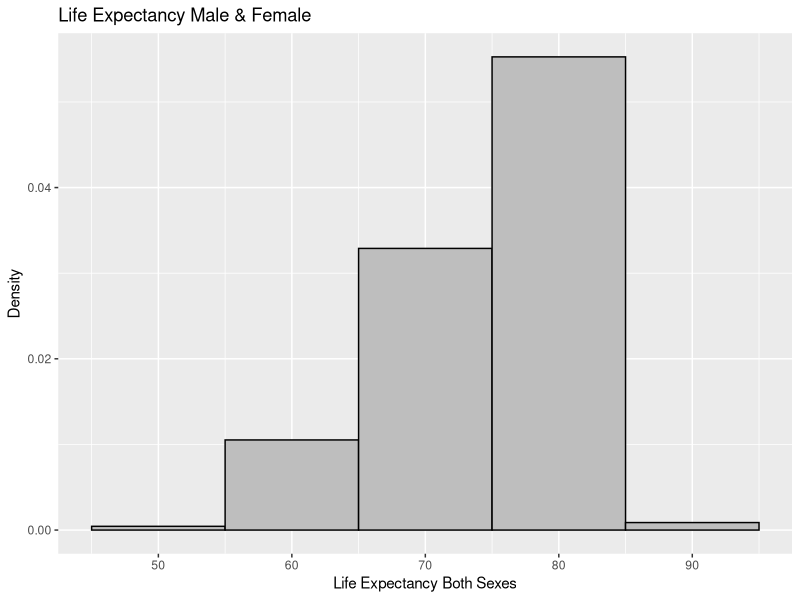
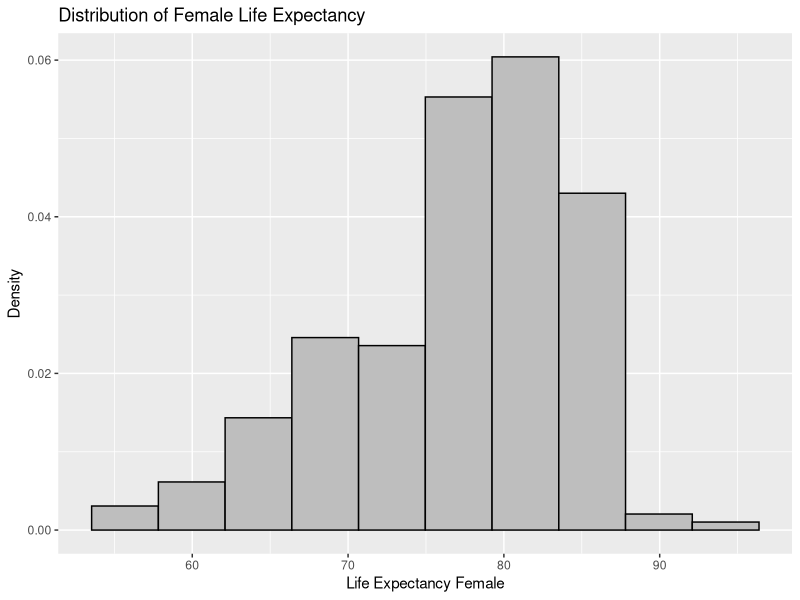
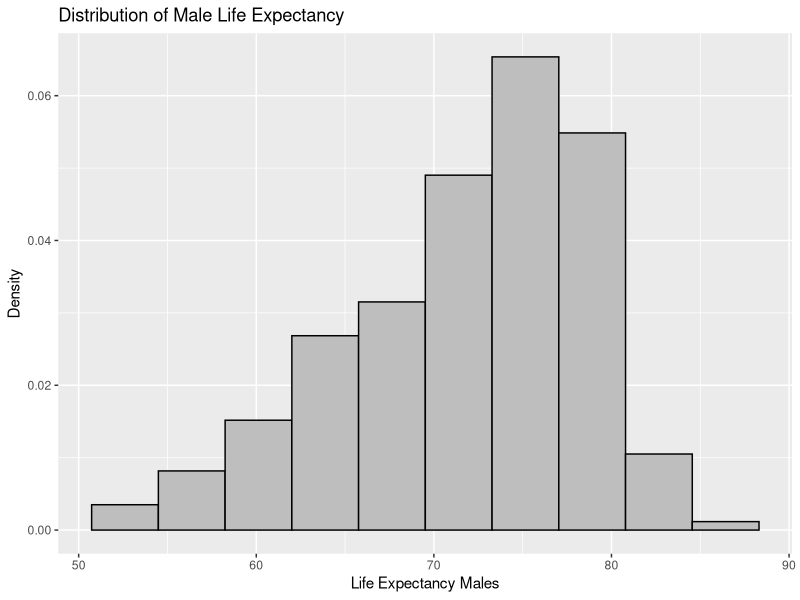
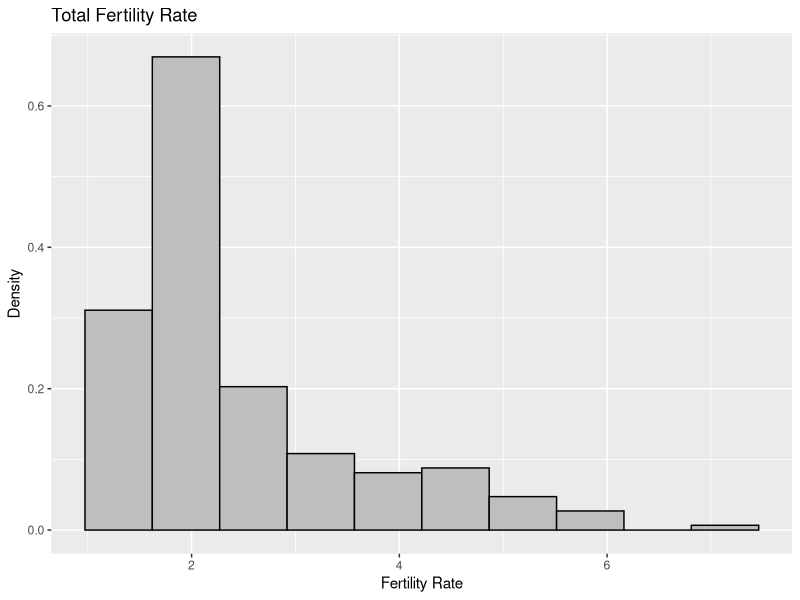
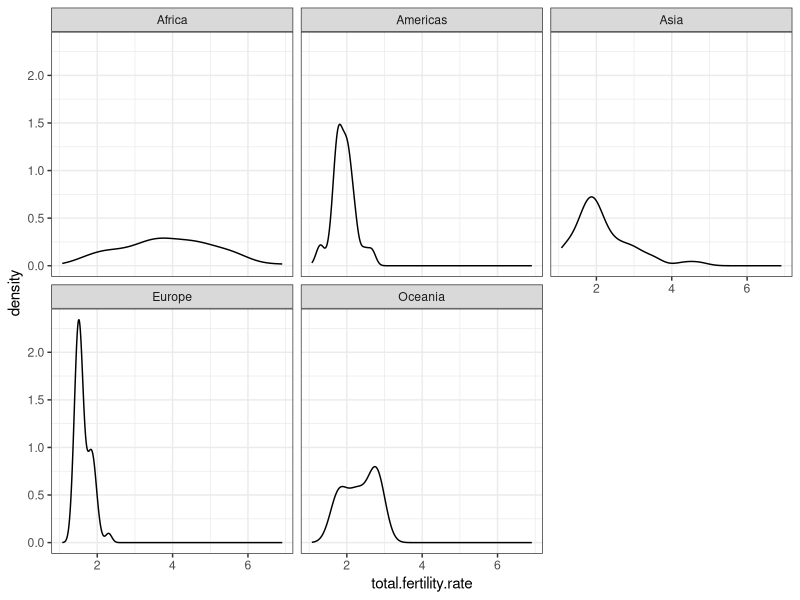
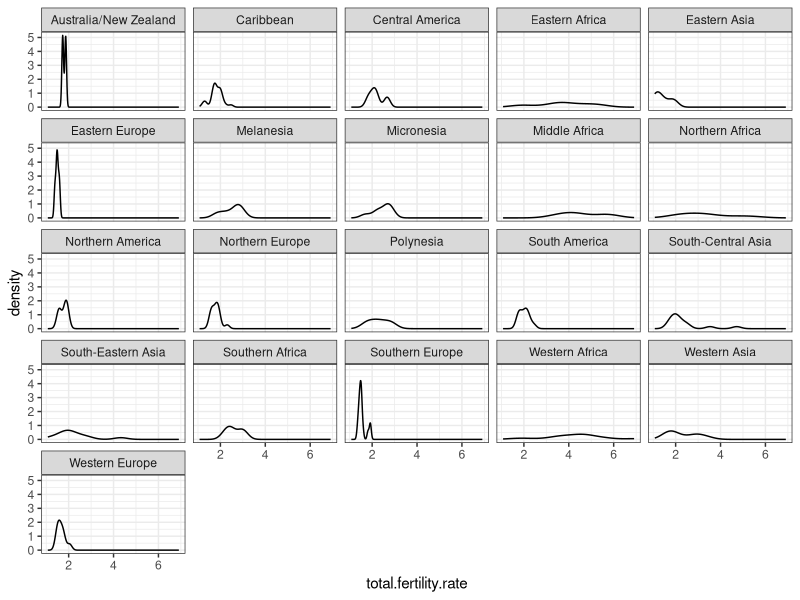
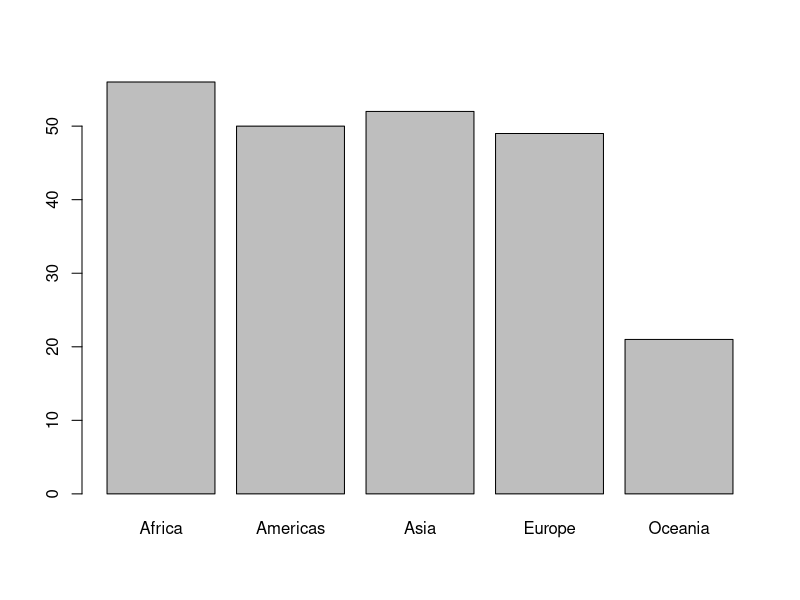
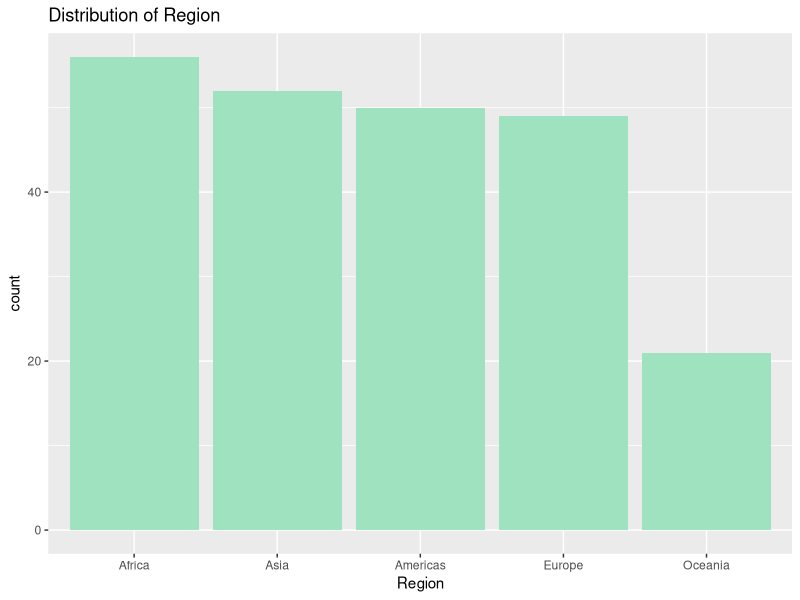

The R script that drew these images, in order: (Note: this script raises an error after producing the figures.)

# PROJECT TITLE: Descriptive Analysis of Demographic Data (Project 1)
# DATE CREATED: 18 October 2021 #
# Last changes:20/10/2021

#############################
# R SETUP
#############################

## Download relevant R packages with the following command:
#install.packages()
install.packages(c("ggplot2", "data.table", "dplyr", "tidyverse"))

# 1.	Load the R package needed and with library()
#library()
library(ggplot2)
library(data.table)
library(dplyr)
library(tidyverse)

#############################
# DATA SETUP
#############################

# 2. Download the dataset "Census_Data" and store it locally in a directory.
#    Set your working directory to this directory with setwd().
getwd()

#setwd("___")
setwd("C:/Users/opeye/OneDrive/Desktop/TU_Dortmund_DataScience/Intro_Case Studies/Census_Data")

# 3. Import the data using the read.csv function and store it in a variable named census_data#
census_data <- read.csv("census_2021_2001.csv")

# 4. Check whether the dataset was correctly loaded:
#    to view the whole dataset: View() #
View(census_data)
str(census_data)
names(census_data)
head(census_data)

# 5. Check for missig values
# to know how many missing value in the variable: sum(is.na()) #
sum(is.na(census_data))
sum(is.na(census_data$country))
sum(is.na(census_data$genc))
sum(is.na(census_data$subregion))
sum(is.na(census_data$region))
sum(is.na(census_data$year))
sum(is.na(census_data$total.fertility.rate))
sum(is.na(census_data$life.expectancy.both.sexes))
sum(is.na(census_data$life.expectancy.males))
sum(is.na(census_data$life.expectancy.females))

# without having to count d missing value we can also
which(is.na(census_data$genc)) # number 281 & 282 is our missing value 
#but its actually not a missing data but an abbr  NA for Nambia.

which(is.na(census_data$total.fertility.rate)) # number 235 325 379 385 393 429 is our missing value

which(is.na(census_data$life.expectancy.both.sexes)) # number 235 325 379 385 393 429 is our missing value

which(is.na(census_data$life.expectancy.males)) # number 235 325 379 385 393 429 is our missing value

which(is.na(census_data$life.expectancy.females)) # number 235 325 379 385 393 429 is our missing value

#6. Data Cleanup: Remove NA rows in R and replacing NA in genc Nambia with NM
# Replacing the abbrevation of Nambia(NA) in column genc with (NM) 
census_data$genc[is.na(census_data$genc)] <- "NM"
View(census_data)
View(census_data$genc)

# Re-check for missing values
sum(is.na(census_data$genc)) # no more missing value here as NA which stands for Nambia has been replace with NM
sum(is.na(census_data))

# Removing Rows with NA na.omit()
census_data2 <- na.omit(census_data)
View(census_data2)
summary(census_data2)
#7. Filter Data for year 2021 
census_data2021 <- filter(census_data2, census_data2$year == 2021)

View(census_data2021)
str(census_data2021)
head(census_data2021)
census_data2021[1:10, ]
summary(census_data$country)


#############################
# DESCRIPTIVE STATISTICS
#############################
#8. Descriptive statistics for variables ######## for task 1 #######

summary(census_data2021) # basic descriptive for all variables
sd(census_data2021$life.expectancy.males)
sd(census_data2021$life.expectancy.females)
sd(census_data2021$life.expectancy.both.sexes)
sd(census_data2021$total.fertility.rate)

#for more detailed descriptive, the "psych" package is required
install.packages("psych") # required only the first time
library(psych)
help(psych) # is also used for factor analysis

describe(census_data2021) # gives more detail descriptive for all variables



#9. Frequency tables for categorical data
table(census_data2021$subregion)
table(census_data2021$region)



#10. Data visualization

#GGPLOT: Histogram (Single numeric variables)
#ggplot(data, aes(num)) + 
  #geom_histogram(binwidth/bins = 10, color= 'black', fill= 'light blue', alpha= 5) +
  #xlab('Number') + ylab('Frquency/count') + ggtitle('Histogram')


ggplot(census_data2021, aes(life.expectancy.both.sexes)) + 
  geom_histogram(aes(y=..density..), binwidth = 10, color= 'black', fill= 'grey', alpha= 5) +
  xlab('Life Expectancy Both Sexes') + ylab('Density') + ggtitle('Life Expectancy Male & Female')

ggplot(census_data2021, aes(life.expectancy.females)) + 
  geom_histogram(aes(y=..density..), bins = 10, color= 'black', fill= 'grey', alpha= 5) +
  xlab('Life Expectancy Female') + ylab('Density') + ggtitle('Distribution of Female Life Expectancy')

ggplot(census_data2021, aes(life.expectancy.males)) + 
  geom_histogram(aes(y=..density..), bins = 10, color= 'black', fill= 'grey', alpha= 5) +
  xlab('Life Expectancy Males') + ylab('Density') + ggtitle('Distribution of Male Life Expectancy')

ggplot(census_data2021, aes(total.fertility.rate)) + 
  geom_histogram(aes(y=..density..), bins = 10, color= 'black', fill= 'grey', alpha= 5) +
  xlab('Fertility Rate') + ylab('Density') + ggtitle('Total Fertility Rate')

######### Let see the distribution of fertility rate by subregion and region ##########
ggplot(census_data2021, aes(total.fertility.rate)) + 
  geom_density() +
  facet_wrap(~region) +
  theme_bw()

ggplot(census_data2021, aes(total.fertility.rate)) + 
  geom_density() +
  facet_wrap(~subregion) +
  theme_bw()


##Barplot for categorical variable
barplot(table(census_data2021$region))   #### OR using GGPLOT #####

ggplot(census_data2021, aes(fct_infreq(region))) +
  geom_bar(fill = "#9FE2BF") +
  xlab("Region") + ggtitle("Distribution of Region")

ggplot(census_data2021, aes(fct_infreq(subregion))) +
  geom_bar(fill = "#E9967A") +
  coord_flip() +
  xlab("Subregion") + ggtitle("Distribution of Subregion")
  
ggsave()

#11. Correlation ####### for task 2 ############
attach(census_data2021) #so that i can mention a variable without writing the data

cor(total.fertility.rate, life.expectancy.females) # doesn't give p-value

cor(total.fertility.rate, life.expectancy.males)

cor(total.fertility.rate, life.expectancy.both.sexes)

#correlation between fertility rate and life expectancy of females
cor.test(total.fertility.rate, life.expectancy.females) # gives P-value but only works for bivariate correlation

#correlation between fertility rate and life expectancy of males
cor.test(total.fertility.rate, life.expectancy.males)

#correlation between fertility rate and life expectancy for both sexes
cor.test(total.fertility.rate, life.expectancy.both.sexes)

#12. Data visualization

#Exploring correlation between Life Expectancy and Fertility Rate for both sexes
plot(total.fertility.rate, life.expectancy.both.sexes, main="Life Expectancy vs Fertility Rate in Both Sexes",
     xlab="Total Fertility Rate", ylab="Life Expectancy - Both Sexes", pch=20)  

#abline(lm(life.expectancy.both.sexes~total.fertility.rate), col="green")
#legend("topleft",legend=paste("r is", corrmat[1,2]))


#Exploring correlation between Life Expectancy for male and Fertility Rate 
plot(total.fertility.rate, life.expectancy.males, main="Life Expectancy vs Fertility Rate in Male",
     xlab="Total Fertility Rate", ylab="Life Expectancy - Male", pch=20)

#abline(lm(life.expectancy.males~total.fertility.rate), col="red") to create a regression line
#legend("topleft",legend=paste("r is", corrmat[1,3]))

#Exploring correlation between Life Expectancy for female and Fertility Rate
plot(total.fertility.rate, life.expectancy.females, main="Life Expectancy vs Fertility Rate in Female",
     xlab=" Total Fertility Rate", ylab="Life Expectancy - Female", pch=20)

#abline(lm(life.expectancy.females~total.fertility.rate), col="blue")#regression line
#legend("topleft",legend=paste("r is", corrmat[1,4]))



#13. QUESTION 3:  Variability of the values in the individual subregions #task 3#

#################Using the ggplot (method 1)#####################
#Boxplot of Life Expectancy by Subregion
ggplot(census_data2021, aes(life.expectancy.both.sexes, subregion, fill=subregion)) +
  geom_boxplot() +
  xlab("Life Expectancy Both Sexes") + ggtitle("Life Expectancy by Subregion")


#Boxplot of Fertility Rate by Subregion
ggplot(census_data2021, aes(total.fertility.rate, subregion, fill=subregion)) +
  geom_boxplot() +
  xlab("Total Fertility Rate") + ggtitle("Fertility Rate by Subregion")


#################OR Using the basic R plot (method 2)###############
#Boxplot of Life Expectancy by Subregion
boxplot(life.expectancy.both.sexes~subregion,data=census_data2021, main="Life Expectancy by Subregion",
        xlab="Life Expectancy Both Sexes", ylab="", horizontal=TRUE,las=1)


#Boxplot of Fertility Rate by Subregion
boxplot(total.fertility.rate~subregion,data=census_data2021, main="Fertility Rate by Subregion",
        xlab="Total Fertility Rate", ylab="", horizontal=TRUE,las=1)

#medians <- reorder (census_data2021$subregion, census_data2021$life.expectancy.both.sexes, median)
#boxplot(life.expectancy.both.sexes~ medians,data=census_data2021, main="Life Expectancy by Subregion",#
        #xlab="Life Expectancy Both Sexes", ylab="", horizontal=TRUE,las=2)#


#14. QUESTION 4:  comparing 2001 with 2021?  #task 4#
#Boxplot comparing Life Expectancy by Year
boxplot(life.expectancy.both.sexes~year,data=census_data2, main="Life Expectancy by Year",
        xlab="Year", ylab="Life Expectancy - Both Sexes")

boxplot(life.expectancy.males~year,  data=census_data2, main="Life Expectancy Male by Year",
        xlab="Year", ylab="Life Expectancy Male")

boxplot(life.expectancy.females~year,  data=census_data2, main="Life Expectancy Male by Year",
        xlab="Year", ylab="Life Expectancy Female")

#Boxplot comparing Fertility Rate by Year
boxplot(total.fertility.rate~year,data=census_data2, main="Fertility Rate by Year",
        xlab="Year", ylab="Fertility Rate")

